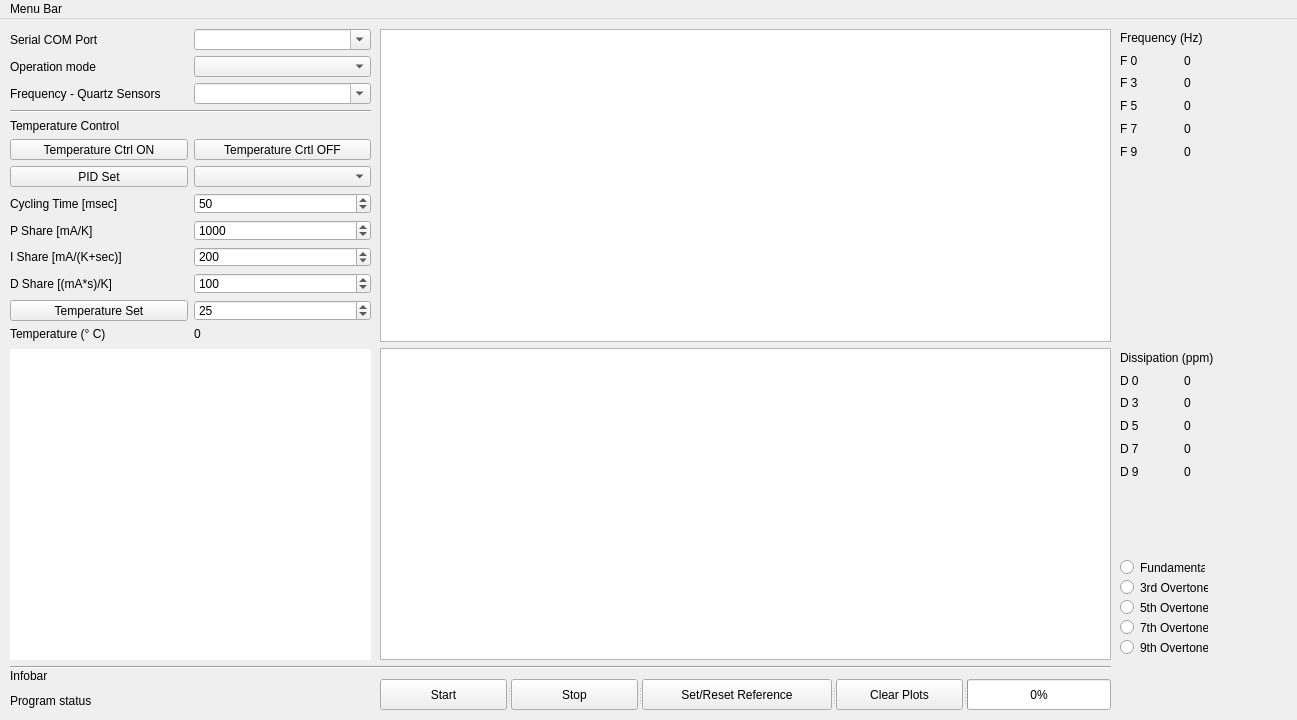
<?xml version="1.0" encoding="UTF-8"?>
<ui version="4.0">
 <class>MainWindow</class>
 <widget class="QMainWindow" name="MainWindow">
  <property name="geometry">
   <rect>
    <x>0</x>
    <y>0</y>
    <width>1297</width>
    <height>720</height>
   </rect>
  </property>
  <property name="sizePolicy">
   <sizepolicy hsizetype="Expanding" vsizetype="Expanding">
    <horstretch>0</horstretch>
    <verstretch>0</verstretch>
   </sizepolicy>
  </property>
  <property name="minimumSize">
   <size>
    <width>1297</width>
    <height>720</height>
   </size>
  </property>
  <property name="maximumSize">
   <size>
    <width>16777215</width>
    <height>16777215</height>
   </size>
  </property>
  <property name="windowTitle">
   <string>openQCM NEXT - version 0.1.2 (BETA-TEST)</string>
  </property>
  <property name="windowIcon">
   <iconset>
    <normaloff>favicon.png</normaloff>favicon.png</iconset>
  </property>
  <property name="styleSheet">
   <string notr="true"/>
  </property>
  <property name="tabShape">
   <enum>QTabWidget::Rounded</enum>
  </property>
  <widget class="QWidget" name="centralwidget">
   <property name="sizePolicy">
    <sizepolicy hsizetype="Expanding" vsizetype="Expanding">
     <horstretch>0</horstretch>
     <verstretch>0</verstretch>
    </sizepolicy>
   </property>
   <property name="minimumSize">
    <size>
     <width>1056</width>
     <height>0</height>
    </size>
   </property>
   <widget class="QWidget" name="layoutWidget">
    <property name="geometry">
     <rect>
      <x>380</x>
      <y>10</y>
      <width>731</width>
      <height>631</height>
     </rect>
    </property>
    <layout class="QGridLayout" name="Layout_graphs">
     <item row="0" column="0">
      <widget class="GraphicsLayoutWidget" name="pltB"/>
     </item>
     <item row="1" column="0">
      <widget class="GraphicsLayoutWidget" name="pltD"/>
     </item>
    </layout>
   </widget>
   <widget class="QWidget" name="verticalLayoutWidget">
    <property name="geometry">
     <rect>
      <x>10</x>
      <y>330</y>
      <width>361</width>
      <height>311</height>
     </rect>
    </property>
    <layout class="QHBoxLayout" name="horizontalLayout">
     <item>
      <widget class="GraphicsLayoutWidget" name="plt">
       <property name="sizePolicy">
        <sizepolicy hsizetype="Preferred" vsizetype="Preferred">
         <horstretch>0</horstretch>
         <verstretch>0</verstretch>
        </sizepolicy>
       </property>
       <property name="autoFillBackground">
        <bool>false</bool>
       </property>
       <property name="styleSheet">
        <string notr="true">border: 0px;</string>
       </property>
       <property name="frameShape">
        <enum>QFrame::StyledPanel</enum>
       </property>
       <property name="frameShadow">
        <enum>QFrame::Plain</enum>
       </property>
       <property name="lineWidth">
        <number>0</number>
       </property>
      </widget>
     </item>
    </layout>
   </widget>
   <widget class="QWidget" name="gridLayoutWidget">
    <property name="geometry">
     <rect>
      <x>10</x>
      <y>10</y>
      <width>361</width>
      <height>312</height>
     </rect>
    </property>
    <layout class="QGridLayout" name="gridLayout">
     <item row="5" column="0">
      <widget class="QPushButton" name="pButton_Tswitch_ON">
       <property name="text">
        <string>Temperature Ctrl ON</string>
       </property>
      </widget>
     </item>
     <item row="12" column="0">
      <widget class="QLabel" name="label_Temperature">
       <property name="text">
        <string>Temperature (° C)</string>
       </property>
      </widget>
     </item>
     <item row="11" column="1">
      <widget class="QDoubleSpinBox" name="doubleSpinBox_Temperature">
       <property name="decimals">
        <number>0</number>
       </property>
       <property name="minimum">
        <double>5.000000000000000</double>
       </property>
       <property name="maximum">
        <double>45.000000000000000</double>
       </property>
       <property name="value">
        <double>25.000000000000000</double>
       </property>
      </widget>
     </item>
     <item row="0" column="1">
      <widget class="QComboBox" name="cBox_Port">
       <property name="editable">
        <bool>true</bool>
       </property>
      </widget>
     </item>
     <item row="2" column="1">
      <widget class="QComboBox" name="cBox_Speed">
       <property name="editable">
        <bool>true</bool>
       </property>
      </widget>
     </item>
     <item row="0" column="0">
      <widget class="QLabel" name="l1">
       <property name="text">
        <string>Serial COM Port</string>
       </property>
      </widget>
     </item>
     <item row="11" column="0">
      <widget class="QPushButton" name="pButton_Temperature_Set">
       <property name="text">
        <string>Temperature Set</string>
       </property>
      </widget>
     </item>
     <item row="1" column="1">
      <widget class="QComboBox" name="cBox_Source"/>
     </item>
     <item row="1" column="0">
      <widget class="QLabel" name="info11">
       <property name="text">
        <string>Operation mode</string>
       </property>
      </widget>
     </item>
     <item row="2" column="0">
      <widget class="QLabel" name="l2">
       <property name="text">
        <string>Frequency - Quartz Sensors</string>
       </property>
      </widget>
     </item>
     <item row="10" column="0">
      <widget class="QLabel" name="label_D_Share">
       <property name="text">
        <string>D Share [(mA*s)/K]</string>
       </property>
      </widget>
     </item>
     <item row="7" column="1">
      <widget class="QSpinBox" name="spinBox_Cycling_Time">
       <property name="minimum">
        <number>1</number>
       </property>
       <property name="maximum">
        <number>1000</number>
       </property>
       <property name="value">
        <number>50</number>
       </property>
      </widget>
     </item>
     <item row="5" column="1">
      <widget class="QPushButton" name="pButton_Tswitch_OFF">
       <property name="text">
        <string>Temperature Crtl OFF</string>
       </property>
      </widget>
     </item>
     <item row="8" column="0">
      <widget class="QLabel" name="label_P_Share">
       <property name="text">
        <string>P Share [mA/K]</string>
       </property>
      </widget>
     </item>
     <item row="7" column="0">
      <widget class="QLabel" name="label_Cycling_Time">
       <property name="text">
        <string>Cycling Time [msec]</string>
       </property>
      </widget>
     </item>
     <item row="6" column="0">
      <widget class="QPushButton" name="pButton_PID_Set">
       <property name="text">
        <string>PID Set</string>
       </property>
      </widget>
     </item>
     <item row="8" column="1">
      <widget class="QSpinBox" name="spinBox_P_Share">
       <property name="maximum">
        <number>100000</number>
       </property>
       <property name="value">
        <number>1000</number>
       </property>
      </widget>
     </item>
     <item row="9" column="0">
      <widget class="QLabel" name="label_I_Share">
       <property name="text">
        <string>I Share [mA/(K+sec)]</string>
       </property>
      </widget>
     </item>
     <item row="4" column="0" colspan="2">
      <widget class="QLabel" name="label_Temperature_state">
       <property name="text">
        <string>Temperature Control</string>
       </property>
      </widget>
     </item>
     <item row="9" column="1">
      <widget class="QSpinBox" name="spinBox_I_Share">
       <property name="maximum">
        <number>100000</number>
       </property>
       <property name="singleStep">
        <number>0</number>
       </property>
       <property name="value">
        <number>200</number>
       </property>
      </widget>
     </item>
     <item row="3" column="0" colspan="2">
      <widget class="Line" name="line">
       <property name="orientation">
        <enum>Qt::Horizontal</enum>
       </property>
      </widget>
     </item>
     <item row="10" column="1">
      <widget class="QSpinBox" name="spinBox_D_Share">
       <property name="maximum">
        <number>100000</number>
       </property>
       <property name="value">
        <number>100</number>
       </property>
      </widget>
     </item>
     <item row="12" column="1">
      <widget class="QLabel" name="indicator_temperature">
       <property name="text">
        <string>0</string>
       </property>
      </widget>
     </item>
     <item row="6" column="1">
      <widget class="QComboBox" name="cBox_PID"/>
     </item>
    </layout>
   </widget>
   <widget class="Line" name="line_2">
    <property name="geometry">
     <rect>
      <x>10</x>
      <y>640</y>
      <width>1101</width>
      <height>16</height>
     </rect>
    </property>
    <property name="orientation">
     <enum>Qt::Horizontal</enum>
    </property>
   </widget>
   <widget class="QWidget" name="layoutWidget">
    <property name="geometry">
     <rect>
      <x>10</x>
      <y>650</y>
      <width>361</width>
      <height>43</height>
     </rect>
    </property>
    <layout class="QVBoxLayout" name="verticalLayout">
     <item>
      <widget class="QLabel" name="infobar">
       <property name="text">
        <string>Infobar</string>
       </property>
      </widget>
     </item>
     <item>
      <widget class="QLabel" name="infostatus">
       <property name="sizePolicy">
        <sizepolicy hsizetype="Expanding" vsizetype="Expanding">
         <horstretch>0</horstretch>
         <verstretch>0</verstretch>
        </sizepolicy>
       </property>
       <property name="text">
        <string>Program status </string>
       </property>
      </widget>
     </item>
    </layout>
   </widget>
   <widget class="QSplitter" name="splitter">
    <property name="geometry">
     <rect>
      <x>380</x>
      <y>660</y>
      <width>731</width>
      <height>31</height>
     </rect>
    </property>
    <property name="sizePolicy">
     <sizepolicy hsizetype="Fixed" vsizetype="Fixed">
      <horstretch>0</horstretch>
      <verstretch>0</verstretch>
     </sizepolicy>
    </property>
    <property name="orientation">
     <enum>Qt::Horizontal</enum>
    </property>
    <widget class="QPushButton" name="pButton_Start">
     <property name="minimumSize">
      <size>
       <width>0</width>
       <height>0</height>
      </size>
     </property>
     <property name="text">
      <string>Start</string>
     </property>
    </widget>
    <widget class="QPushButton" name="pButton_Stop">
     <property name="text">
      <string>Stop</string>
     </property>
    </widget>
    <widget class="QPushButton" name="pButton_Reference">
     <property name="text">
      <string>Set/Reset Reference</string>
     </property>
    </widget>
    <widget class="QPushButton" name="pButton_Clear">
     <property name="text">
      <string>Clear Plots</string>
     </property>
    </widget>
    <widget class="QProgressBar" name="progressBar">
     <property name="value">
      <number>0</number>
     </property>
     <property name="alignment">
      <set>Qt::AlignCenter</set>
     </property>
     <property name="textVisible">
      <bool>true</bool>
     </property>
    </widget>
   </widget>
   <widget class="QWidget" name="gridLayoutWidget_2">
    <property name="geometry">
     <rect>
      <x>1120</x>
      <y>10</y>
      <width>121</width>
      <height>131</height>
     </rect>
    </property>
    <layout class="QGridLayout" name="gridLayout_F">
     <item row="2" column="0">
      <widget class="QLabel" name="label_F3">
       <property name="text">
        <string>F 3</string>
       </property>
      </widget>
     </item>
     <item row="0" column="0" colspan="2">
      <widget class="QLabel" name="label_F_Title">
       <property name="text">
        <string>Frequency (Hz)</string>
       </property>
      </widget>
     </item>
     <item row="5" column="1">
      <widget class="QLabel" name="F9">
       <property name="text">
        <string>0</string>
       </property>
      </widget>
     </item>
     <item row="2" column="1">
      <widget class="QLabel" name="F3">
       <property name="text">
        <string>0</string>
       </property>
      </widget>
     </item>
     <item row="3" column="0">
      <widget class="QLabel" name="label_F5">
       <property name="text">
        <string>F 5</string>
       </property>
      </widget>
     </item>
     <item row="3" column="1">
      <widget class="QLabel" name="F5">
       <property name="text">
        <string>0</string>
       </property>
      </widget>
     </item>
     <item row="4" column="0">
      <widget class="QLabel" name="label_7">
       <property name="text">
        <string>F 7</string>
       </property>
      </widget>
     </item>
     <item row="4" column="1">
      <widget class="QLabel" name="F7">
       <property name="text">
        <string>0</string>
       </property>
      </widget>
     </item>
     <item row="5" column="0">
      <widget class="QLabel" name="label_F9">
       <property name="text">
        <string>F 9</string>
       </property>
      </widget>
     </item>
     <item row="1" column="0">
      <widget class="QLabel" name="label_F0">
       <property name="text">
        <string>F 0</string>
       </property>
      </widget>
     </item>
     <item row="1" column="1">
      <widget class="QLabel" name="F0">
       <property name="text">
        <string>0</string>
       </property>
      </widget>
     </item>
    </layout>
   </widget>
   <widget class="QWidget" name="gridLayoutWidget_3">
    <property name="geometry">
     <rect>
      <x>1120</x>
      <y>330</y>
      <width>121</width>
      <height>131</height>
     </rect>
    </property>
    <layout class="QGridLayout" name="gridLayout_3">
     <item row="4" column="1">
      <widget class="QLabel" name="D7">
       <property name="text">
        <string>0</string>
       </property>
      </widget>
     </item>
     <item row="4" column="0">
      <widget class="QLabel" name="label_D7">
       <property name="text">
        <string>D 7</string>
       </property>
      </widget>
     </item>
     <item row="1" column="0">
      <widget class="QLabel" name="label_D0">
       <property name="text">
        <string>D 0</string>
       </property>
      </widget>
     </item>
     <item row="0" column="0" colspan="2">
      <widget class="QLabel" name="label_D_Title">
       <property name="text">
        <string>Dissipation (ppm)</string>
       </property>
      </widget>
     </item>
     <item row="2" column="1">
      <widget class="QLabel" name="D3">
       <property name="text">
        <string>0</string>
       </property>
      </widget>
     </item>
     <item row="2" column="0">
      <widget class="QLabel" name="label_D3">
       <property name="text">
        <string>D 3</string>
       </property>
      </widget>
     </item>
     <item row="1" column="1">
      <widget class="QLabel" name="D0">
       <property name="text">
        <string>0</string>
       </property>
      </widget>
     </item>
     <item row="3" column="1">
      <widget class="QLabel" name="D5">
       <property name="text">
        <string>0</string>
       </property>
      </widget>
     </item>
     <item row="3" column="0">
      <widget class="QLabel" name="label_D5">
       <property name="text">
        <string>D 5</string>
       </property>
      </widget>
     </item>
     <item row="5" column="0">
      <widget class="QLabel" name="label_D9">
       <property name="text">
        <string>D 9</string>
       </property>
      </widget>
     </item>
     <item row="5" column="1">
      <widget class="QLabel" name="D9">
       <property name="text">
        <string>0</string>
       </property>
      </widget>
     </item>
    </layout>
   </widget>
   <widget class="QRadioButton" name="radioBtn_F0">
    <property name="geometry">
     <rect>
      <x>1120</x>
      <y>540</y>
      <width>85</width>
      <height>17</height>
     </rect>
    </property>
    <property name="text">
     <string>Fundamental</string>
    </property>
    <property name="autoExclusive">
     <bool>false</bool>
    </property>
   </widget>
   <widget class="QRadioButton" name="radioBtn_F3">
    <property name="geometry">
     <rect>
      <x>1120</x>
      <y>560</y>
      <width>88</width>
      <height>17</height>
     </rect>
    </property>
    <property name="text">
     <string>3rd Overtone</string>
    </property>
    <property name="autoExclusive">
     <bool>false</bool>
    </property>
   </widget>
   <widget class="QRadioButton" name="radioBtn_F5">
    <property name="geometry">
     <rect>
      <x>1120</x>
      <y>580</y>
      <width>88</width>
      <height>17</height>
     </rect>
    </property>
    <property name="text">
     <string>5th Overtone</string>
    </property>
    <property name="autoExclusive">
     <bool>false</bool>
    </property>
   </widget>
   <widget class="QRadioButton" name="radioBtn_F7">
    <property name="geometry">
     <rect>
      <x>1120</x>
      <y>600</y>
      <width>88</width>
      <height>17</height>
     </rect>
    </property>
    <property name="text">
     <string>7th Overtone</string>
    </property>
    <property name="autoExclusive">
     <bool>false</bool>
    </property>
   </widget>
   <widget class="QRadioButton" name="radioBtn_F9">
    <property name="geometry">
     <rect>
      <x>1120</x>
      <y>620</y>
      <width>88</width>
      <height>17</height>
     </rect>
    </property>
    <property name="text">
     <string>9th Overtone</string>
    </property>
    <property name="autoExclusive">
     <bool>false</bool>
    </property>
   </widget>
  </widget>
  <widget class="QMenuBar" name="menuBar">
   <property name="geometry">
    <rect>
     <x>0</x>
     <y>0</y>
     <width>1297</width>
     <height>21</height>
    </rect>
   </property>
   <widget class="QMenu" name="menuMenu_Bar">
    <property name="title">
     <string>Menu Bar</string>
    </property>
   </widget>
   <addaction name="menuMenu_Bar"/>
  </widget>
 </widget>
 <customwidgets>
  <customwidget>
   <class>GraphicsLayoutWidget</class>
   <extends>QGraphicsView</extends>
   <header>pyqtgraph</header>
  </customwidget>
 </customwidgets>
 <resources/>
 <connections/>
</ui>
